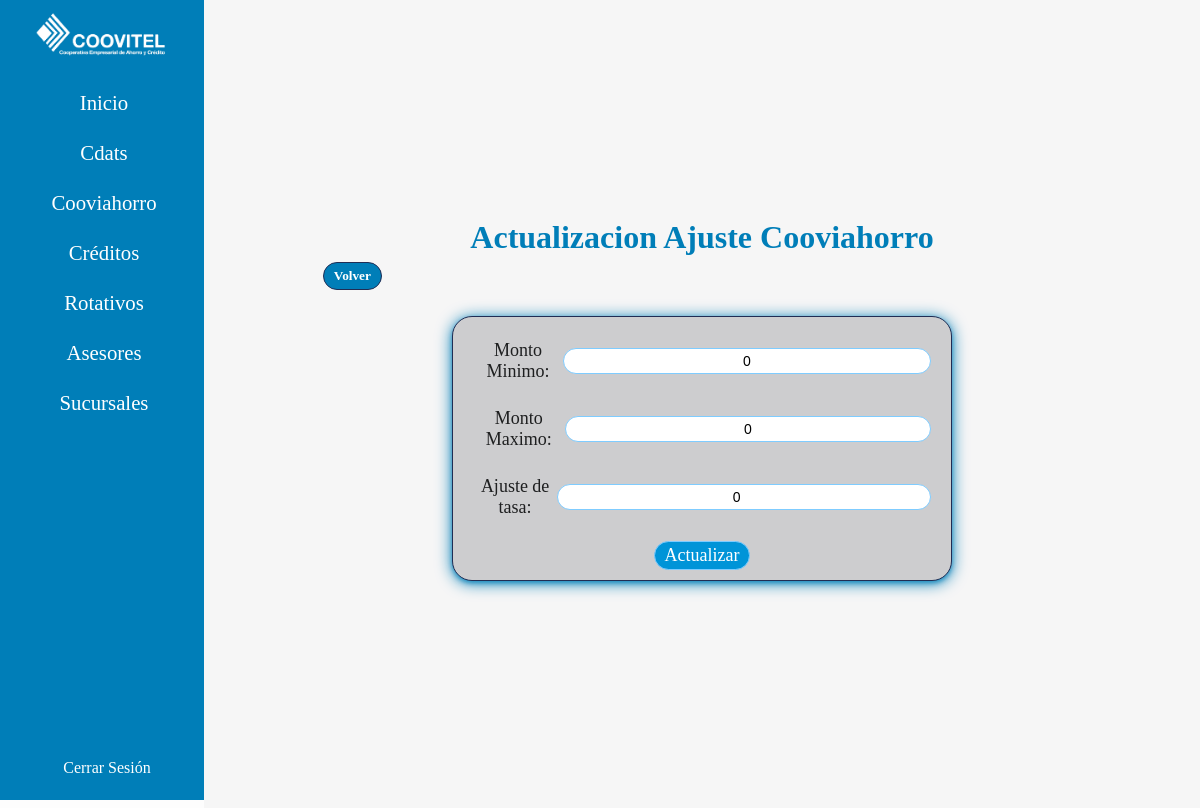
The page /ajustes/update/ajustecooviahorro/1 (signed in) on the database its author committed.
### descuentos_Credito/models.py (models this page shows)
class AjustesCooviahorro(models.Model):
    montoMin = models.CharField(max_length=300)
    montoMax = models.CharField(max_length=300)
    ajuste = models.IntegerField()

### descuentos_Credito/views.py (the view)
# urls.py: path("ajustes/update/ajustecooviahorro/<int:id>", views.updateAjustesCooviahorro, name="updateajustecooviahorro"),
@login_required
def updateAjustesCooviahorro(request, id):
    ajuste = get_object_or_404(AjustesCooviahorro, id=id)
    form = AjustesCooviahorroForm(instance=ajuste)
    if request.method == 'POST':
        form = AjustesCooviahorroForm(request.POST, instance=ajuste)
        if form.is_valid():
            form.save()
            return redirect('ajustecooviahorro')
    return render(request, 'creditos/ajustes/cooviahorro/updateajustescooviahorro.html', {'form': form})

### descuentos_Credito/forms.py
class AjustesCooviahorroForm(forms.ModelForm):
    montoMin = forms.CharField(widget=forms.TextInput(attrs={'oninput': "handleChange('id_montoMin')"}),
                            label="Monto Minimo")
    montoMax = forms.CharField(widget=forms.TextInput(attrs={'oninput': "handleChange('id_montoMax')"}),
                            label="Monto Maximo")
    class Meta():
        model = AjustesCooviahorro
        fields = ['montoMin', 'montoMax', 'ajuste']
        labels = {
            'ajuste': 'Ajuste de tasa'
        }

### controls/templates/creditos/ajustes/cooviahorro/updateajustescooviahorro.html (shortened to what this page needs)
{% extends "base.html" %}
{% block content %}
    <div class="types">
        <h1 class="title-type">Actualizacion Ajuste Cooviahorro</h1>
        <div class="buttons">
            <a class="bts" href="{% url 'ajustecooviahorro' %}"><h5>Volver</h5></a>
        </div>
        <form method="POST" class="form">
            {{form.as_p}}
            <button onclick="return confirm('Esta seguro de actualizar este Ajuste Cooviahorro?')" class="save" type="submit">
                Actualizar
            </button>
        </form>
    </div>
{% endblock %}

### account/static/css/style.css (style rules this page uses)
:root { --backColor: #fdfdfd; --colorWhite: #fff; --colorLinks: #007eb8; --colorOne: #202d54; --colorTwo: #2c3870; --colorThree: #2d2e83; --colorFour: #007eb8; }
* { margin: 0; padding: 0; box-sizing: border-box; }
html { height: 100%; height: 100vh; font-family:Georgia, 'Times New Roman', Times, serif; color: var(--colorFour); }
body { height: auto; min-height: 100%; min-height: 100vh; overflow-y: scroll; background-color: var(--backColor); display: grid; grid-template-areas: "aside main main"; grid-template-columns: 17vw 1fr; grid-template-rows: 1fr auto; }
a { text-decoration: none; }

### controls/static/css/style2.css (style rules this page uses)
:root { --backColor: #fdfdfd; --colorWhite: #fff; --colorLinks: #007eb8; --colorOne: #202d54; --colorTwo: #2c3870; --colorThree: #2d2e83; --colorFour: #007eb8; }
.types { width: 100%; display: flex; flex-direction: column; justify-content: center; align-items: center; }
.title-type { color: var(--colorFour); }
.buttons { width: 90%; display: flex; flex-direction: row; justify-content: space-between; align-items: center; padding: 6px; }
.bts { background-color: #007eb8; border: 1px solid var(--colorOne); border-radius: 20px; padding: 5px 10px; color: #fff; transition: all .3s ease; }
.form p { padding: 10px; display: flex; flex-direction: row; justify-content: space-around; align-items: center; }
.form label { color: #1e1f20; font-weight: 500; font-size: 18px; }
.form input { margin: 0; width: 500px; border-radius: 20px; border: 1px solid #7fccff; }
.save { margin-top: 10px; font-size: 18px; padding: 3px 10px; border-radius: 20px; background-color: #0094d8; color: #fff; transition: all .3s ease; border: 1px solid #7fccff; cursor: pointer; }

### controls/static/css/options.css (style rules this page uses)
:root { --backColor: #fdfdfd; --colorWhite: #fff; --colorLinks: #007eb8; --colorOne: #202d54; --colorTwo: #2c3870; --colorThree: #2d2e83; --colorFour: #007eb8; }

### asesores/static/css/asesores.css (style rules this page uses)
form { width: 100%; max-width: 500px; margin: 0 auto; padding: 20px; background-color: #cdcdcf; border-radius: 8px; }
label { font-size: 20px; color: #333; margin-bottom: 8px; display: block; }
input, textarea { width: 100%; padding: 10px; margin: 8px 0 20px; border: 1px solid #ccc; border-radius: 5px; font-size: 14px; }
form p { display: flex; flex-direction: column; }
form p label { text-align: center; margin: 3px; font-weight: 700; }
form p input { padding: 10px 20px; border: 0; border-radius: 25px; cursor: pointer; text-align: center; }
:root { --backColor: #fdfdfd; --colorWhite: #fff; --colorLinks: #007eb8; --colorOne: #202d54; --colorTwo: #2c3870; --colorThree: #2d2e83; --colorFour: #007eb8; }
.types { width: 100%; display: flex; flex-direction: column; justify-content: center; align-items: center; }
.title-type { color: var(--colorFour); }
.buttons { width: 90%; display: flex; flex-direction: row; justify-content: space-between; align-items: center; padding: 6px; }
.bts { background-color: #007eb8; border-radius: 20px; padding: 5px 10px; color: #fff; transition: all .3s ease; }
.form p { padding: 10px; }
.form label { color: #1e1f20; font-weight: 500; font-size: 18px; }
.form input { padding: 4px 8px; border-radius: 20px; border: 1px solid #7fccff; }
.save { margin-top: 10px; font-size: 18px; padding: 3px 10px; border-radius: 20px; background-color: #0094d8; color: #fff; transition: all .3s ease; border: 1px solid #7fccff; cursor: pointer; }

### asesores/static/css/paginator.css (style rules this page uses)
:root { --backColor: #fdfdfd; --colorWhite: #fff; --colorLinks: #007eb8; --colorOne: #202d54; --colorTwo: #2c3870; --colorTwoLow: #2c387028; --colorThree: #2d2e83; --colorFour: #007eb8; }
a { text-decoration: none; color: var(--colorWhite); }
button { font-family:Georgia, 'Times New Roman', Times, serif; background-color: #2c3870; color: white; border: none; padding: 10px 20px; font-size: 16px; border: 0; border-radius: 25px; cursor: pointer; }

### rows shown on the page
AjustesCooviahorro: montoMin "0", montoMax "0", ajuste "0"
